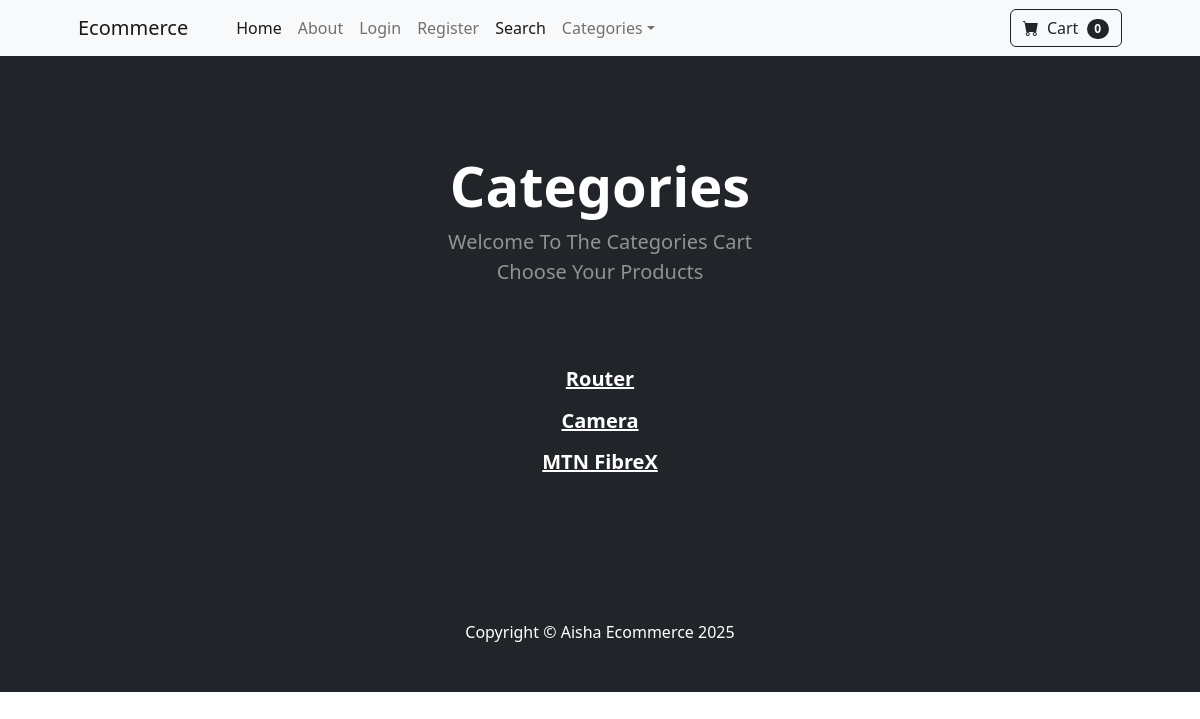
The app's page /category_summary/ with its own data.
### store/models.py (models this page shows)
class Category(models.Model):
    name = models.CharField(max_length=50)
    def __str__(self):
        return self.name

### store/views.py (the view)
# urls.py: path('category_summary/', views.category_summary, name='category_summary'),
def category_summary(request):
	categories = Category.objects.all()
	return render(request, 'category_summary.html', {"categories":categories})

### cart/cart.py (called while the page is built)
	def __len__(self):
		return len(self.cart)

### cart/context_processors.py (called while the page is built)
def cart(request):
    return {'cart': Cart(request)}

### store/templates/category_summary.html
{% extends 'base.html' %}
{% block content %}
        <header class="bg-dark py-5">
            <div class="container px-4 px-lg-5 my-5">
                <div class="text-center text-white">
                    <h1 class="display-4 fw-bolder">Categories</h1>
                    <p class="lead fw-normal text-white-50 mb-0">Welcome To The Categories Cart</p>
                    <p class="lead fw-normal text-white-50 mb-0">Choose Your Products</p>
        <br /><br /><br />
{% for category in categories %}
<h3 ><a class="lead fw-bolder text-white" href="{% url 'category' category %}">{{ category }}</a></h3>
{% endfor %}
                    </div>
                    </div>
                    </header>
{% endblock %}

### records on screen
Category: name "Router"
Category: name "Camera"
Category: name "MTN FibreX"

### other values on screen
{{ cart|length }} "0"
